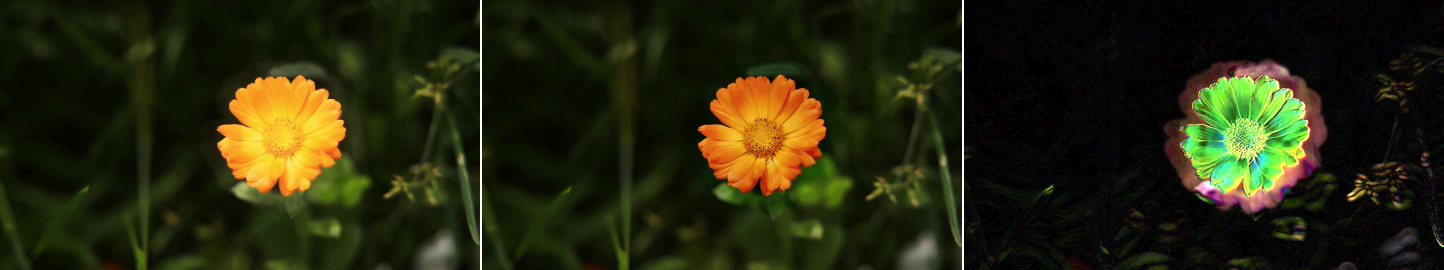
#> input picture docs_tyx/video_similarity_videoedit_vs_sglang_162f_worst/frame_0080_ssim_0.9406.jpg, 5776 x 1080 px (shown at 1/4 size); its folder holds only this picture in this run
$ python -i mask_io.py   (imports and definitions only)
#> lines starting #> are read from the running program, lines starting #| are printed output that depends on the picture; after the words box and inside, x2 and y2 are one past the last pixel; in counts of white or black regions, pixels touching at a corner belong together
#> further down, picture is the input picture: PIL image 5776x1080 RGB; mean R, G, B 37.7, 38.7, 13.8
# SPDX-License-Identifier: Apache-2.0
from __future__ import annotations

import json
import os
from typing import Any

import numpy as np
from PIL import Image


_NPY_MAGIC = b"\x93NUMPY"
_ZIP_MAGIC = b"PK\x03\x04"
_NPZ_KEY_PRIORITY = ("masks", "mask", "arr_0")


def _read_prefix(path: str, size: int = 4096) -> bytes:
    with open(path, "rb") as f:
        return f.read(size)


# [12 lines left out: function _detect_mask_type, not called in this run]


def _resize_if_needed(mask: Image.Image, target_size: tuple[int, int] | None) -> Image.Image:
    if target_size is None or mask.size == target_size:
        return mask
    return mask.resize(target_size, Image.Resampling.NEAREST)


def _to_binary_pil(
    frame: np.ndarray | Image.Image,
    target_size: tuple[int, int] | None = None,
) -> Image.Image:
    if isinstance(frame, Image.Image):
        mask = frame.convert("L")
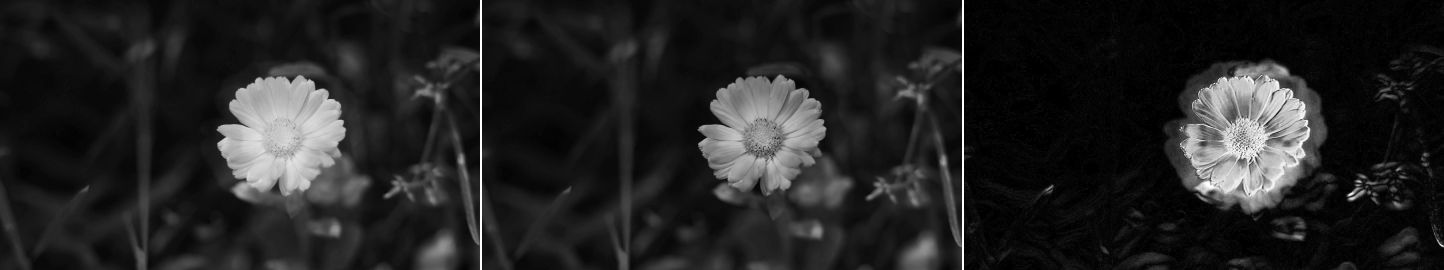
#> mask: PIL image 5776x1080 L (shown at 1/4 size); min 0, max 255, mean 35.6
    else:
        arr = np.asarray(frame)
        if arr.ndim == 3:
            if arr.shape[-1] == 1:
                arr = arr[..., 0]
            elif arr.shape[-1] in (3, 4):
                arr = arr[..., :3].max(axis=-1)
            elif arr.shape[0] in (1, 3, 4):
                arr = arr[:3].max(axis=0)
            else:
                raise ValueError(f"Unsupported mask frame shape: {arr.shape}")
        if arr.ndim != 2:
            raise ValueError(f"Unsupported mask frame shape: {arr.shape}")
        mask = Image.fromarray(_binarize_array(arr))

    mask = _resize_if_needed(mask, target_size)
    mask_np = np.asarray(mask.convert("L"))
    return Image.fromarray(((mask_np > 127) * 255).astype(np.uint8))
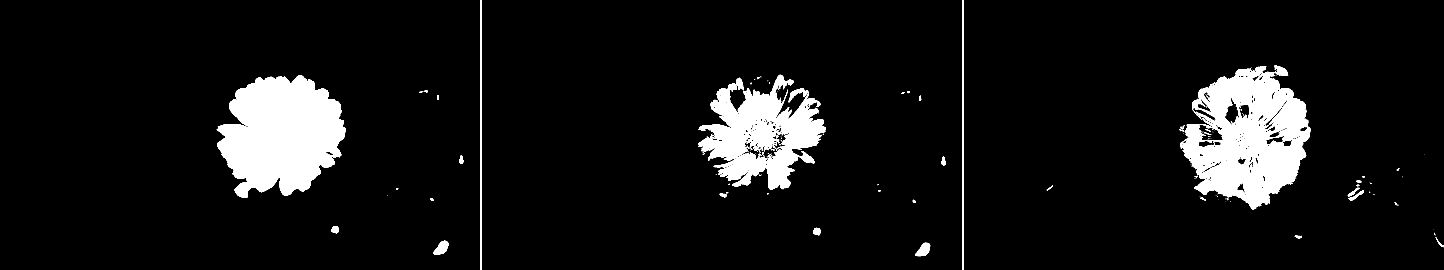
#> returned value: PIL image 5776x1080 L (shown at 1/4 size); 7.9% white; 333 white regions (264 under 20 px), largest, box (x1, y1, x2, y2) and area: (867, 301, 1384, 790) 177190, (4720, 265, 5241, 839) 168022, (2792, 299, 3304, 759) 100207


# [232 lines left out: functions _binarize_array, _load_numpy_mask_payload, _extract_numpy_array, _normalize_numpy_mask_array, _load_numpy_mask_array, _decode_uncompressed_rle and 6 more, not called in this run]

>>> from PIL import Image
>>> picture = Image.open('../../../../../docs_tyx/video_similarity_videoedit_vs_sglang_162f_worst/frame_0080_ssim_0.9406.jpg')
>>> result = _to_binary_pil(picture)

$ run again, on docs_tyx/video_similarity_videoedit_vs_sglang_162f_worst/frame_0114_ssim_0.9415.jpg
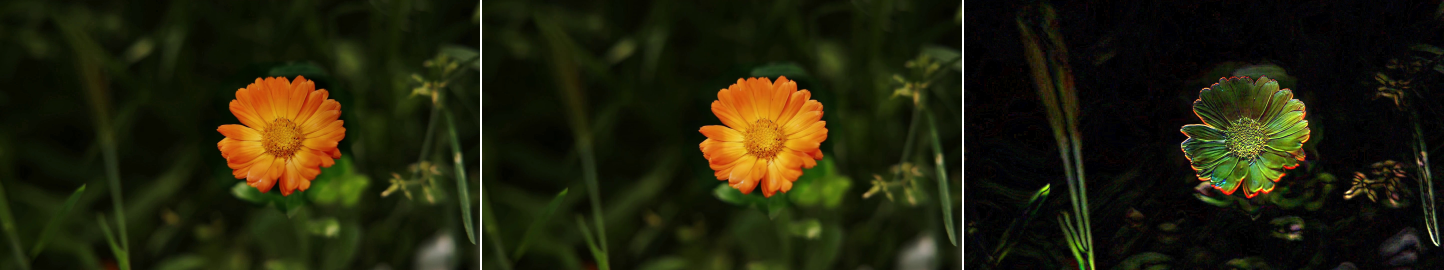
#> input picture docs_tyx/video_similarity_videoedit_vs_sglang_162f_worst/frame_0114_ssim_0.9415.jpg, 5776 x 1080 px (shown at 1/4 size)
#> picture is the input picture: PIL image 5776x1080 RGB; mean R, G, B 33.5, 33, 10.6
#> in _to_binary_pil, `mask = frame.convert("L")`:
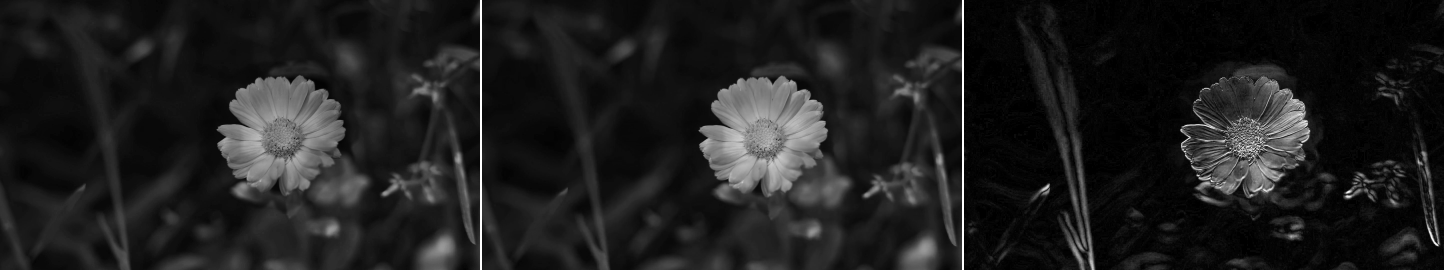
#> mask: PIL image 5776x1080 L (shown at 1/4 size); min 0, max 255, mean 30.6
#> in _to_binary_pil, `return Image.fromarray(((mask_np > 127) * 255).astype(np.uint8))`:
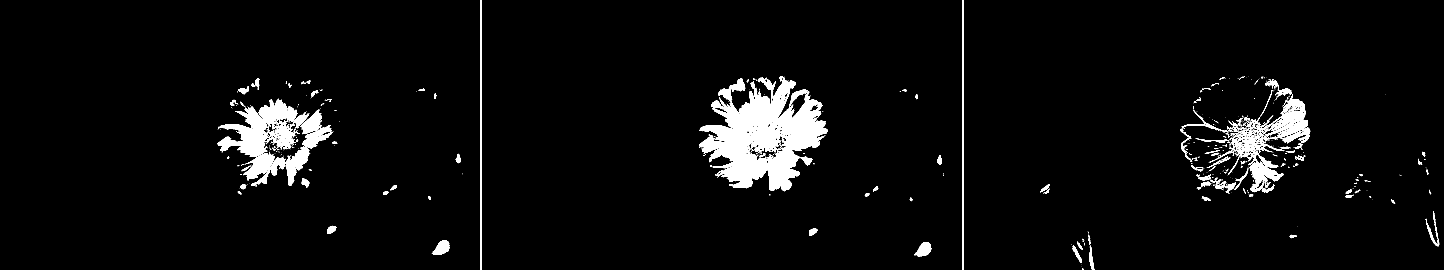
#> returned value: PIL image 5776x1080 L (shown at 1/4 size); 4.2% white; 922 white regions (662 under 20 px), largest, box (x1, y1, x2, y2) and area: (2796, 311, 3310, 765) 121226, (870, 427, 1105, 628) 19357, (5056, 377, 5232, 557) 11367
